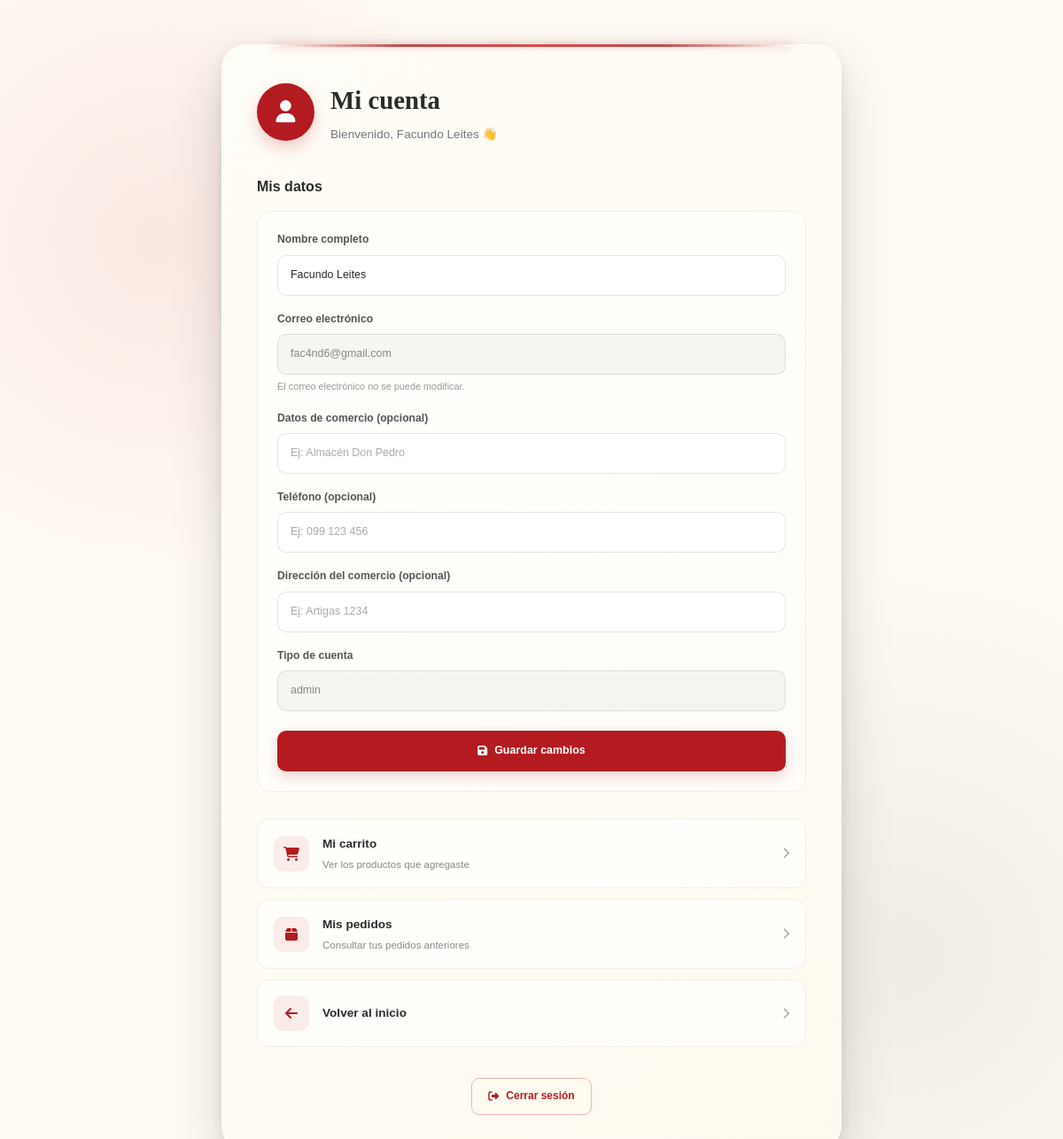
The page /cuenta (signed in) on the database as committed earlier.
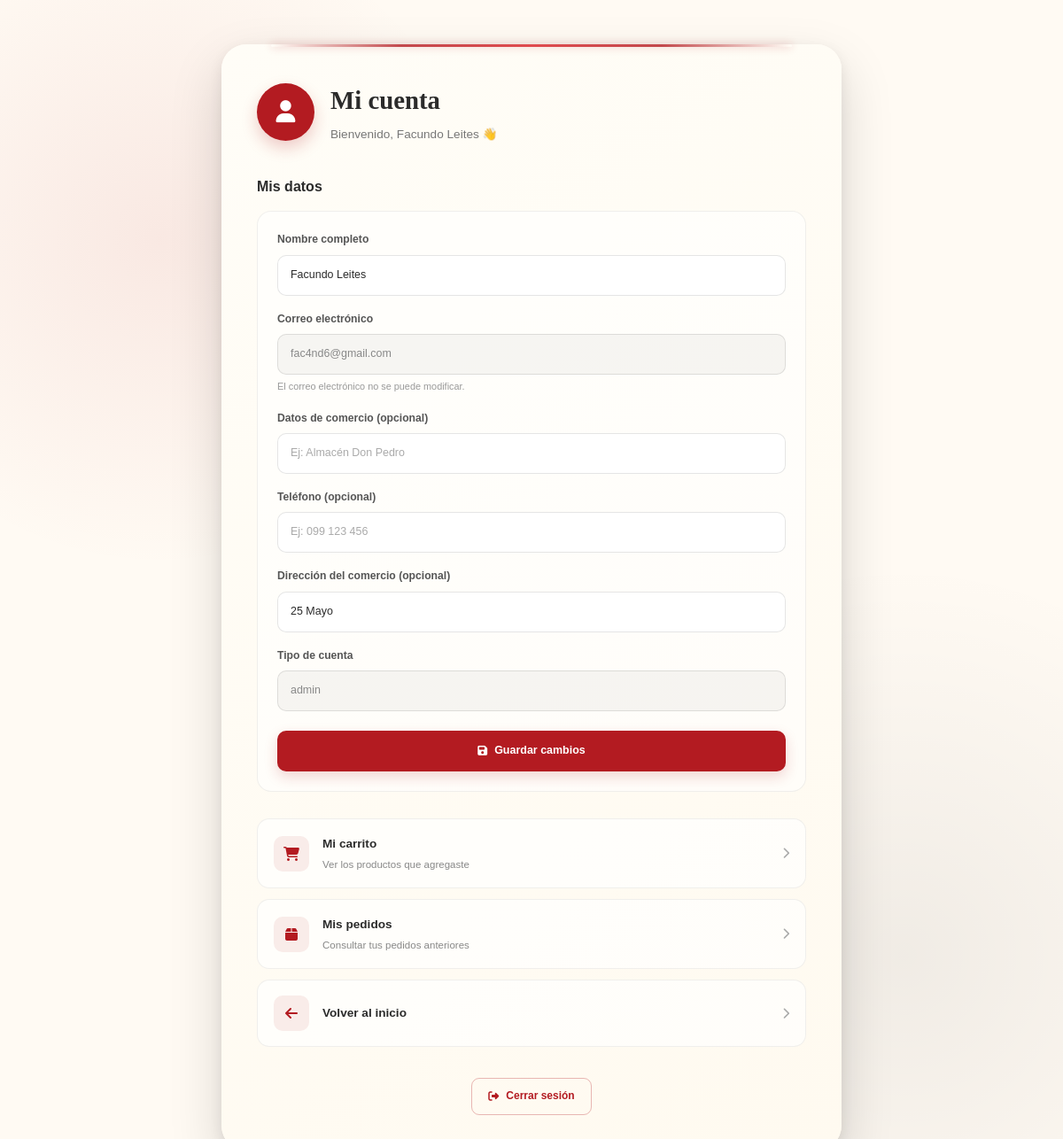
The same page on the database as committed later.
### tables this page shows
CREATE TABLE `usuarios` (
  `id` int(11) NOT NULL,
  `nombre_completo` varchar(150) NOT NULL,
  `nombre_comercio` varchar(150) DEFAULT NULL,
  `email` varchar(150) NOT NULL,
  `telefono` varchar(30) DEFAULT NULL,
  `direccion` varchar(255) DEFAULT NULL,
  `password` varchar(255) NOT NULL,
  `rol` enum('cliente','empleado','admin') DEFAULT 'cliente',
  `fecha_registro` timestamp NOT NULL DEFAULT current_timestamp(),
  `email_verificado` tinyint(1) NOT NULL DEFAULT 0,
  `token_verificacion` varchar(64) DEFAULT NULL,
  `token_expira` datetime DEFAULT NULL,
  `ultimo_reenvio_verificacion` datetime DEFAULT NULL,
  `intentos_reenvio_verificacion` int(11) NOT NULL DEFAULT 0
);

### models/Usuario.php (called while the page is built, shortened)
<?php
class Usuario
{
    private $db;
    public function __construct($db)
    {
        $this->db = $db;
    }
    public function obtenerPorId($id)
    {
        $sql = "
            SELECT
                id,
                nombre_completo,
                nombre_comercio,
                email,
                telefono,
                direccion,
                password,
                rol,
                fecha_registro,
                email_verificado
            FROM usuarios
            WHERE id = ?
            LIMIT 1
        ";
        $stmt = $this->db->prepare($sql);
        $stmt->bind_param("i", $id);
        $stmt->execute();
        $resultado = $stmt->get_result();
        $usuario = $resultado->fetch_assoc();
        return $usuario;
    }
}

### views/usuarios/cuenta.php (the view, shortened to what the changed rows need)
<?php
require '../../config/Database.php';
require '../../models/Usuario.php';
$usuarioModel =
    new Usuario($conn);
$usuario =
    $usuarioModel->obtenerPorId(
        $_SESSION['usuario_id']
    );
$nombre =
    $usuario['nombre_completo'] ?? '';
$email =
    $usuario['email'] ?? '';
$direccion =
    $usuario['direccion'] ?? '';
$rol =
    $usuario['rol'] ?? 'cliente';
require '../layouts/head.php';
?>
<body>
    <main class="account-page">
        <section class="account-card">
            <header class="account-header">
                <div>
                    <h1>
                        Mi cuenta
                    </h1>
                    <p>
                        Bienvenido,
                        <?= htmlspecialchars(
                            $nombre,
                            ENT_QUOTES,
                            'UTF-8'
                        ) ?>
                        👋
                    </p>
                </div>
            </header>
            <section class="account-section">
                <h2>
                    Mis datos
                </h2>
                <form
                    method="POST"
                    class="account-form"
                >
                    <div class="account-input">
                        <label for="nombre">
                            Nombre completo
                        </label>
                        <input
                            type="text"
                            id="nombre"
                            name="nombre"
                            value="<?= htmlspecialchars(
                                $nombre,
                                ENT_QUOTES,
                                'UTF-8'
                            ) ?>"
                            required
                        >
                    </div>
                    <div class="account-input">
                        <label for="email">
                            Correo electrónico
                        </label>
                        <input
                            type="email"
                            id="email"
                            value="<?= htmlspecialchars(
                                $email,
                                ENT_QUOTES,
                                'UTF-8'
                            ) ?>"
                            disabled
                        >
                        <small>
                            El correo electrónico no se puede modificar.
                        </small>
                    </div>
                    <div class="account-input">
                        <label for="direccion">
                            Dirección del comercio (opcional)
                        </label>
                        <input
                            type="text"
                            id="direccion"
                            name="direccion"
                            placeholder="Ej: Artigas 1234"
                            value="<?= htmlspecialchars(
                                $direccion,
                                ENT_QUOTES,
                                'UTF-8'
                            ) ?>"
                        >
                    </div>
                    <div class="account-input">
                        <label>
                            Tipo de cuenta
                        </label>
                        <input
                            type="text"
                            value="<?= htmlspecialchars(
                                $rol,
                                ENT_QUOTES,
                                'UTF-8'
                            ) ?>"
                            disabled
                        >
                    </div>
                </form>
            </section>
        </section>
    </main>
</body>
</html>

Rows that differ between the two databases and show on the page:
changed usuarios "Facundo Leites": direccion (not shown) → "25 Mayo"
